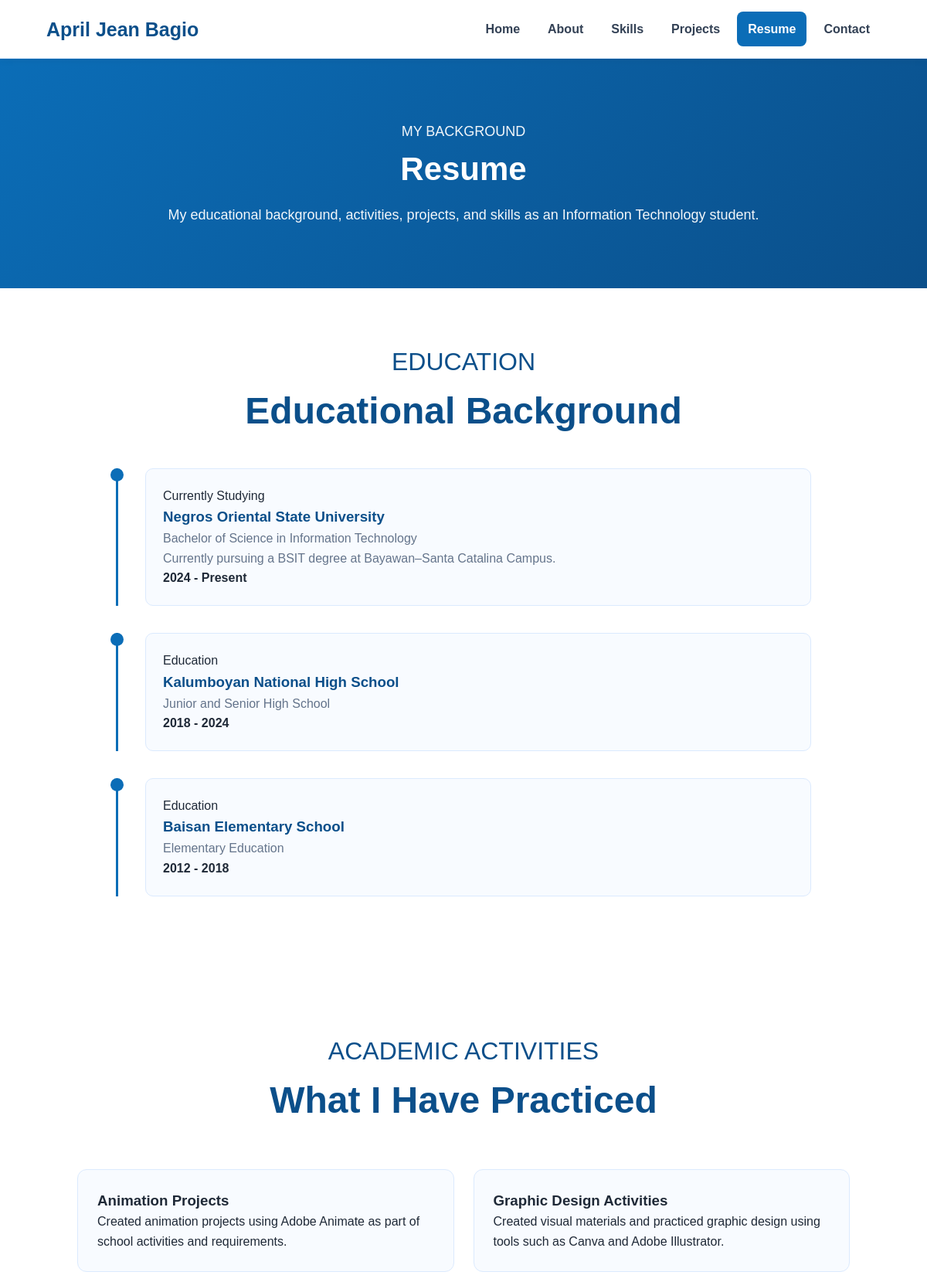
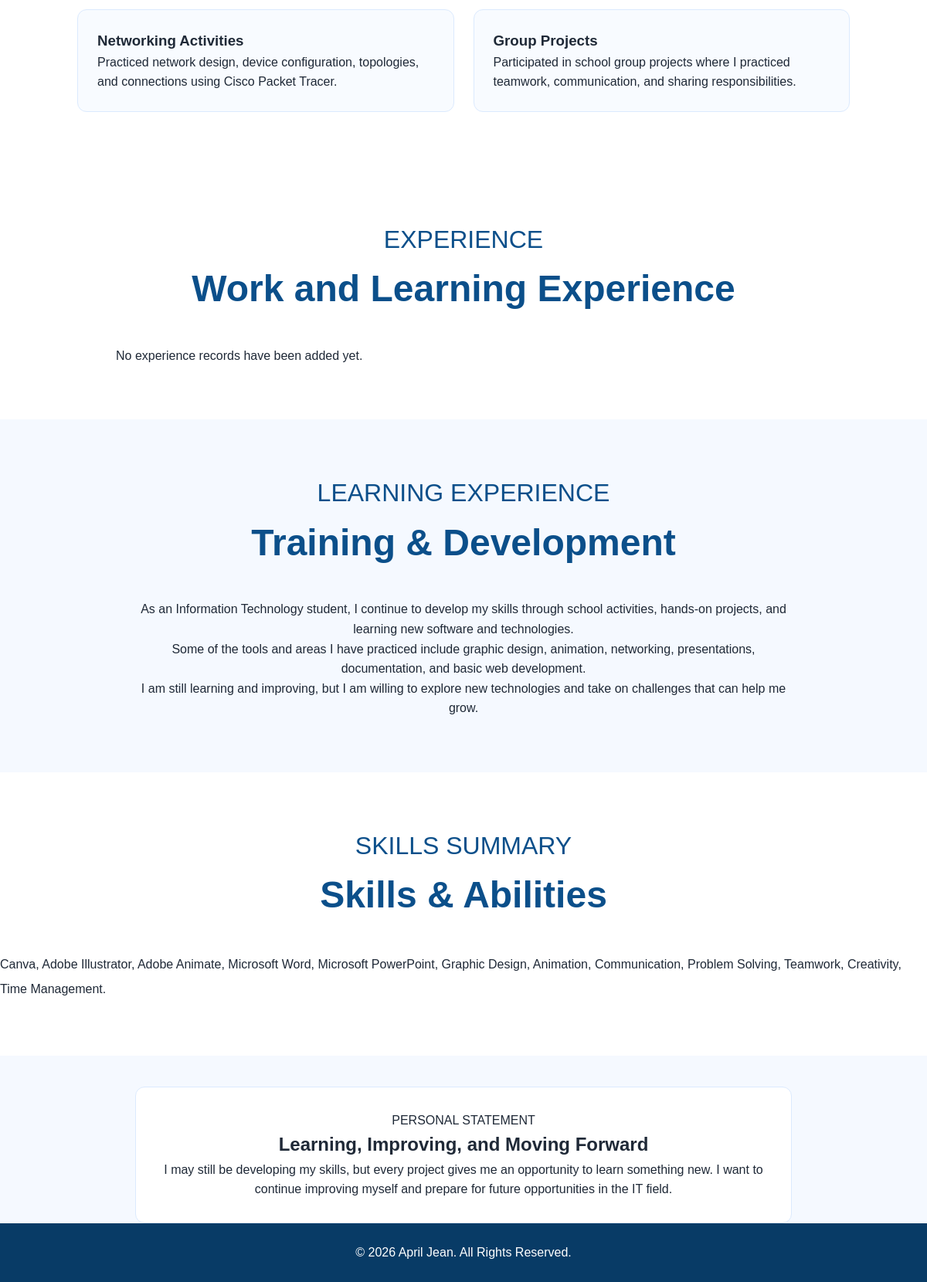
Screenshot of /resume.php with the database file from the repository (2 pictures, top to bottom).
### tables this page shows
CREATE TABLE `profile` (
  `id` int(11) NOT NULL,
  `full_name` varchar(150) NOT NULL,
  `display_name` varchar(100) NOT NULL,
  `title` varchar(150) DEFAULT NULL,
  `introduction` text DEFAULT NULL,
  `about_me` text DEFAULT NULL,
  `email` varchar(150) DEFAULT NULL,
  `phone` varchar(30) DEFAULT NULL,
  `address` varchar(255) DEFAULT NULL,
  `profile_image` varchar(255) DEFAULT NULL,
  `updated_at` timestamp NOT NULL DEFAULT current_timestamp() ON UPDATE current_timestamp()
);

CREATE TABLE `education` (
  `id` int(11) NOT NULL,
  `school_name` varchar(150) NOT NULL,
  `degree` varchar(150) DEFAULT NULL,
  `year_started` varchar(20) DEFAULT NULL,
  `year_ended` varchar(20) DEFAULT NULL,
  `description` text DEFAULT NULL
);

### resume.php (the view, shortened to what this page needs)
<?php
require_once "includes/db.php";
$stmt = $pdo->query("SELECT * FROM profile ORDER BY id ASC LIMIT 1");
$profile = $stmt->fetch();
$fullName = $profile["full_name"] ?? "April Jean Bagio";
$displayName = $profile["display_name"] ?? "April Jean";
$stmt = $pdo->query("SELECT * FROM education ORDER BY year_started DESC");
$educationRecords = $stmt->fetchAll();
$stmt = $pdo->query("SELECT * FROM experience ORDER BY start_date DESC");
$experienceRecords = $stmt->fetchAll();
function cleanOutput($value) {
    return htmlspecialchars((string)$value, ENT_QUOTES, "UTF-8");
}
?>
<!DOCTYPE html>
<html lang="en">
<head>
    <link rel="stylesheet" href="css/style.css">
</head>
<body>
    <header>
        <nav class="navbar">
            <div class="logo">
                <?php echo cleanOutput($fullName); ?>
            </div>
            <ul class="nav-links">
                <li><a href="index.php">Home</a></li>
                <li><a href="about.php">About</a></li>
                <li><a href="skills.php">Skills</a></li>
                <li><a href="projects.php">Projects</a></li>
                <li><a href="resume.php" class="active">Resume</a></li>
                <li><a href="contact.php">Contact</a></li>
            </ul>
        </nav>
    </header>
    <main>
        <section class="page-header">
            <p>MY BACKGROUND</p>
            <h1>Resume</h1>
            <p>
                My educational background, activities, projects,
                and skills as an Information Technology student.
            </p>
        </section>
        <section class="resume-section">
            <div class="section-title">
                <p>EDUCATION</p>
                <h2>Educational Background</h2>
            </div>
            <div class="timeline">
                <?php if (!empty($educationRecords)): ?>
                    <?php foreach ($educationRecords as $education): ?>
                        <div class="timeline-item">
                            <div class="timeline-dot"></div>
                            <div class="timeline-content">
                                <span>
                                    <?php
                                    echo !empty($education["year_ended"])
                                        ? "Education"
                                        : "Currently Studying";
                                    ?>
                                </span>
                                <h3>
                                    <?php echo cleanOutput($education["school_name"]); ?>
                                </h3>
                                <p>
                                    <?php echo cleanOutput($education["degree"]); ?>
                                </p>
                                <?php if (!empty($education["description"])): ?>
                                    <p>
                                        <?php echo cleanOutput($education["description"]); ?>
                                    </p>
                                <?php endif; ?>
                                <strong>
                                    <?php
                                    echo cleanOutput($education["year_started"]);
                                    if (!empty($education["year_ended"])) {
                                        echo " - " . cleanOutput($education["year_ended"]);
                                    } else {
                                        echo " - Present";
                                    }
                                    ?>
                                </strong>
                            </div>
                        </div>
                    <?php endforeach; ?>
                <?php else: ?>
                    <p>No education records have been added yet.</p>
                <?php endif; ?>
            </div>
        </section>
        <section class="resume-section">
            <div class="section-title">
                <p>ACADEMIC ACTIVITIES</p>
                <h2>What I Have Practiced</h2>
            </div>
            <div class="resume-grid">
                <div class="resume-card">
                    <h3>Animation Projects</h3>
                    <p>
                        Created animation projects using Adobe Animate
                        as part of school activities and requirements.
                    </p>
                </div>
                <div class="resume-card">
                    <h3>Graphic Design Activities</h3>
                    <p>
                        Created visual materials and practiced graphic
                        design using tools such as Canva and Adobe
                        Illustrator.
                    </p>
                </div>
                <div class="resume-card">
                    <h3>Networking Activities</h3>
                    <p>
                        Practiced network design, device configuration,
                        topologies, and connections using Cisco Packet
                        Tracer.
                    </p>
                </div>
                <div class="resume-card">
                    <h3>Group Projects</h3>
                    <p>
                        Participated in school group projects where I
                        practiced teamwork, communication, and sharing
                        responsibilities.
                    </p>
                </div>
            </div>
        </section>
        <section class="resume-section">
            <div class="section-title">
                <p>EXPERIENCE</p>
                <h2>Work and Learning Experience</h2>
            </div>
            <div class="timeline">
                <?php if (!empty($experienceRecords)): ?>
                    <?php foreach ($experienceRecords as $experience): ?>
                        <div class="timeline-item">
                            <div class="timeline-dot"></div>
                            <div class="timeline-content">
                                <h3>
                                    <?php echo cleanOutput($experience["position"]); ?>
                                </h3>
                                <p>
                                    <?php echo cleanOutput($experience["organization"]); ?>
                                </p>
                                <p>
                                    <?php echo cleanOutput($experience["description"]); ?>
                                </p>
                                <strong>
                                    <?php
                                    echo cleanOutput($experience["start_date"]);
                                    if (!empty($experience["end_date"])) {
                                        echo " - " . cleanOutput($experience["end_date"]);
                                    } else {
                                        echo " - Present";
                                    }
                                    ?>
                                </strong>
                            </div>
                        </div>
                    <?php endforeach; ?>
                <?php else: ?>
                    <p>No experience records have been added yet.</p>
                <?php endif; ?>
            </div>
        </section>
        <section class="resume-section learning-section">
            <div class="section-title">
                <p>LEARNING EXPERIENCE</p>
                <h2>Training & Development</h2>
            </div>
            <div class="learning-content">
                <p>
                    As an Information Technology student, I continue
                    to develop my skills through school activities,
                    hands-on projects, and learning new software and
                    technologies.
                </p>
                <p>
                    Some of the tools and areas I have practiced
                    include graphic design, animation, networking,
                    presentations, documentation, and basic web
                    development.
                </p>
                <p>
                    I am still learning and improving, but I am
                    willing to explore new technologies and take on
                    challenges that can help me grow.
                </p>
            </div>
        </section>
        <section class="resume-section">
            <div class="section-title">
                <p>SKILLS SUMMARY</p>
                <h2>Skills & Abilities</h2>
            </div>
            <div class="resume-skills">
                <span>Canva,</span>
                <span>Adobe Illustrator,</span>
                <span>Adobe Animate,</span>
                <span>Microsoft Word,</span>
                <span>Microsoft PowerPoint,</span>
                <span>Graphic Design,</span>
                <span>Animation,</span>
                <span>Communication,</span>
                <span>Problem Solving,</span>
                <span>Teamwork,</span>
                <span>Creativity,</span>
                <span>Time Management.</span>
            </div>
        </section>
        <section class="resume-statement">
            <div>
                <p>PERSONAL STATEMENT</p>
                <h2>Learning, Improving, and Moving Forward</h2>
                <p>
                    I may still be developing my skills, but every
                    project gives me an opportunity to learn something
                    new. I want to continue improving myself and
                    prepare for future opportunities in the IT field.
                </p>
            </div>
        </section>
    </main>
    <footer>
        <p>
            © 2026 <?php echo cleanOutput($displayName); ?>. All Rights Reserved.
        </p>
    </footer>
</body>
</html>

### css/style.css (style rules this page uses)
* { margin: 0; padding: 0; box-sizing: border-box; }
html { scroll-behavior: smooth; }
body { font-family: Arial, Helvetica, sans-serif; background: #f5f9ff; color: #1f2937; line-height: 1.6; }
a { text-decoration: none; color: inherit; }
.section-title { text-align: center; color: #0b4f8a; font-size: 32px; margin-bottom: 35px; }
section { padding: 70px 0; }
header { background: #ffffff; border-bottom: 1px solid #dbeafe; position: sticky; top: 0; z-index: 1000; box-shadow: 0 2px 10px rgba(0, 0, 0, 0.05); }
.navbar { width: 90%; max-width: 1200px; margin: auto; min-height: 75px; display: flex; align-items: center; justify-content: space-between; }
.logo { font-size: 25px; font-weight: bold; color: #0b4f8a; }
.nav-links { list-style: none; display: flex; gap: 8px; align-items: center; }
.nav-links a { display: block; padding: 10px 14px; color: #334155; font-weight: 600; border-radius: 8px; transition: 0.3s; }
.nav-links a:hover, .nav-links a.active { color: #ffffff; background: #0b6db7; }
.page-header { background: linear-gradient(135deg, #0b6db7, #0b4f8a); color: white; text-align: center; padding: 80px 20px; }
.page-header h1 { font-size: 42px; margin-bottom: 12px; }
.page-header p { font-size: 18px; opacity: 0.95; }
.resume-section { background: white; }
.timeline { width: 90%; max-width: 900px; margin: auto; }
.timeline-item { position: relative; padding-left: 35px; margin-bottom: 35px; border-left: 3px solid #0b6db7; }
.timeline-dot { position: absolute; left: -10px; top: 0; width: 17px; height: 17px; background: #0b6db7; border-radius: 50%; }
.timeline-content { background: #f8fbff; padding: 22px; border-radius: 10px; border: 1px solid #dbeafe; }
.timeline-content h3 { color: #0b4f8a; }
.timeline-content p { color: #64748b; }
.resume-grid { width: 90%; max-width: 1000px; margin: 50px auto 0; display: grid; grid-template-columns: 1fr 1fr; gap: 25px; }
.resume-card { background: #f8fbff; padding: 25px; border-radius: 12px; border: 1px solid #dbeafe; }
.learning-section { background: #f5f9ff; }
.learning-content { width: 90%; max-width: 850px; margin: auto; text-align: center; }
.resume-skills { margin-top: 15px; line-height: 2; }
.resume-statement { width: 90%; max-width: 850px; margin: 40px auto 0; background: white; padding: 30px; border-radius: 12px; text-align: center; border: 1px solid #dbeafe; }
footer { background: #083b66; color: white; text-align: center; padding: 25px 15px; }
footer p { margin: 0; }

### rows the page displays
profile: full_name "April Jean Bagio", display_name "April Jean"
education: shows "Currently Studying", school_name "Negros Oriental State University", degree "Bachelor of Science in Information Technology", description "Currently pursuing a BSIT degree at Bayawan–Santa Catalina Campus.", year_started "2024", shows "- Present"
education: shows "Education", school_name "Kalumboyan National High School", degree "Junior and Senior High School", year_started "2018", year_ended "2024"
education: shows "Education", school_name "Baisan Elementary School", degree "Elementary Education", year_started "2012", year_ended "2018"
